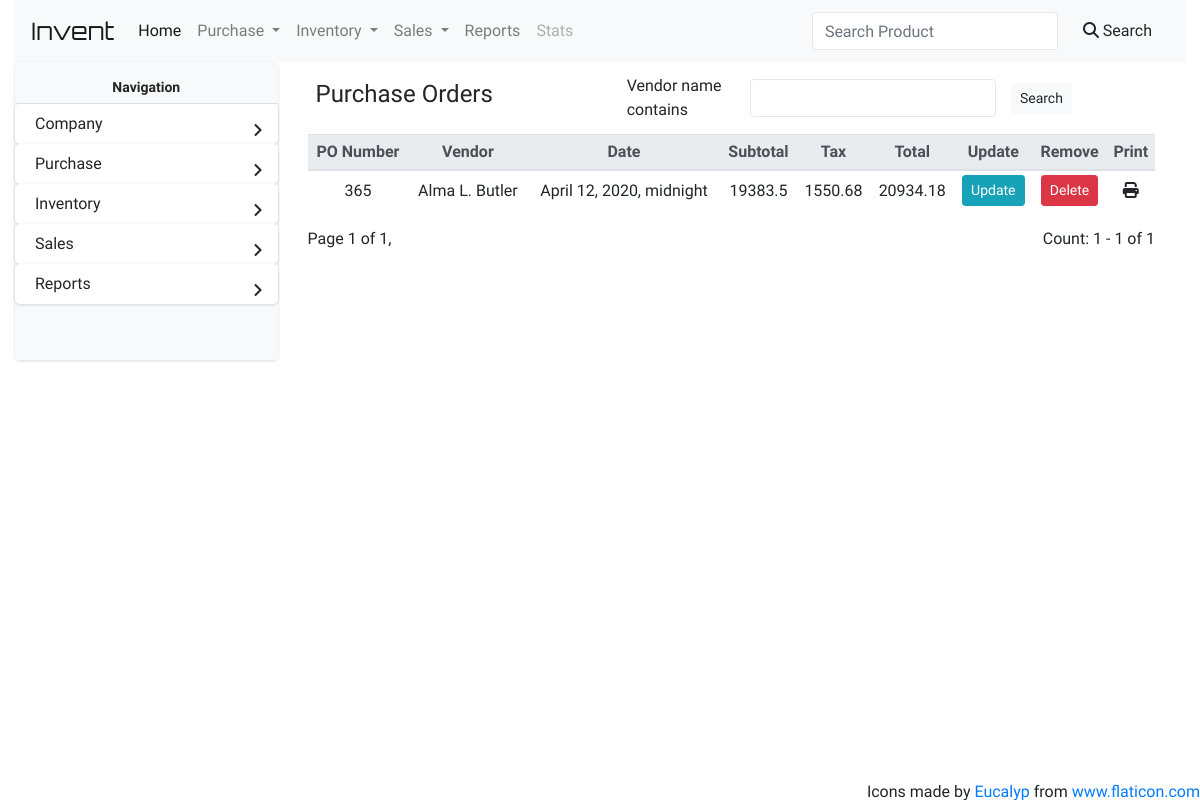
The app's page /purchase_orders/, older data.
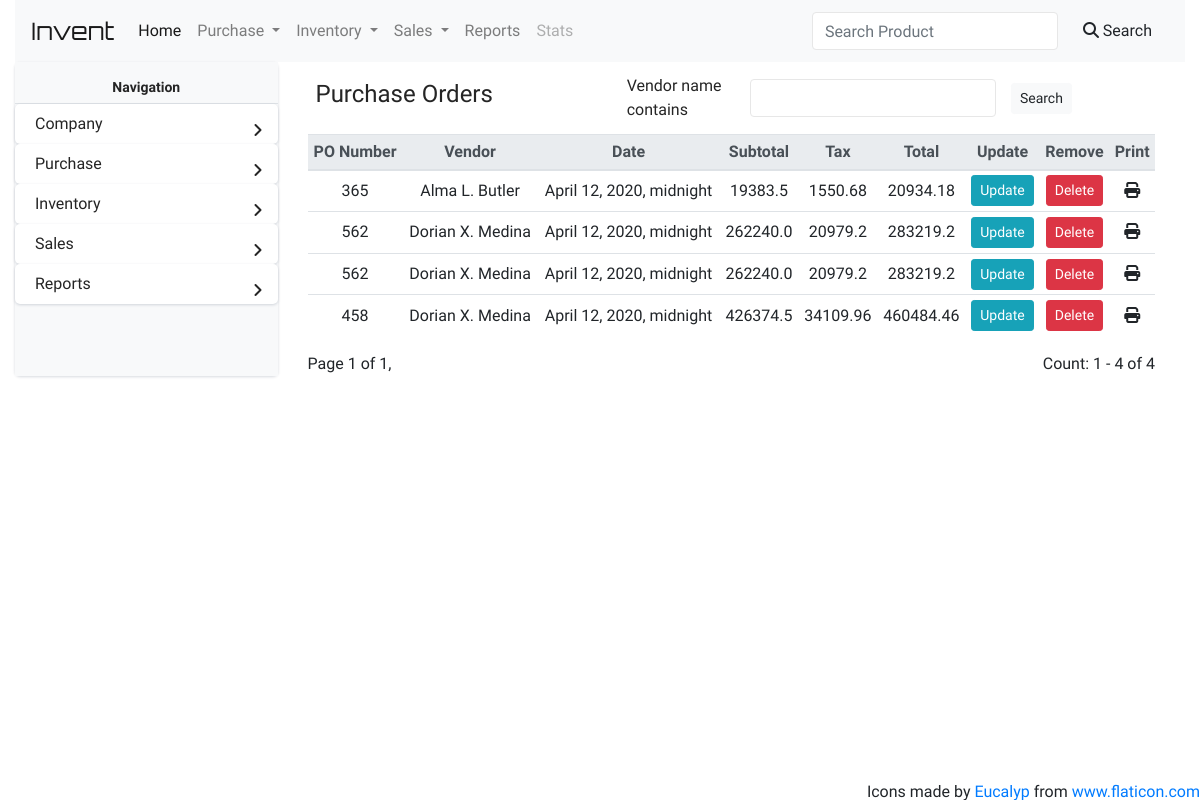
The same page, newer data.
### InvManage/models.py (models this page shows)
class PurchaseOrder(models.Model):
    vendor = models.ForeignKey(Vendor,on_delete=models.CASCADE)
    date = models.DateTimeField(default=timezone.now,null=True, blank=True)
    po = models.IntegerField()
    discount = models.FloatField(default=0,null=True)
    tax = models.FloatField(default=0,null=True)
    paid = models.FloatField(default=0,null=True)
    balance = models.FloatField(default=0,null=True)
    subtotal = models.FloatField(default=0,null=True)
    taxtotal = models.FloatField(default=0,null=True)
    ordertotal = models.FloatField(default=0,null=True)

class Vendor(models.Model):
    name = models.CharField(max_length=100)
    identifier = models.CharField(null=True, blank=True,max_length=100)
    phone = models.CharField(max_length=100, null=True, blank=True)
    address = models.TextField(null=True, blank=True)
    email = models.CharField(null=True, blank=True,max_length=100)
    location = models.CharField(null=True, blank=True,max_length=100)
    def __str__(self):
        return self.name

### InvManage/views.py (the view)
# urls.py: path('purchase_orders/',display_purchase_orders_view, name='purchase_orders'),
def display_purchase_orders_view(request):
	if request.method == 'GET':
		pos = PurchaseOrder.objects.all()
		myFilter = PurchaseOrderFilter(request.GET, queryset=pos)
		pos = myFilter.qs
		number_of_vendors = len(pos)
		paginator = Paginator(pos,15)
		page_number = request.GET.get('page')
		page_obj = paginator.get_page(page_number)
		return render(request, 'purchase_order/purchase_orders.html',{'page_obj':page_obj,'myFilter':myFilter, 'n_prod': number_of_vendors})

### InvManage/templates/purchase_order/purchase_orders.html (shortened to what this page needs)
{% extends 'base.html' %}
{% load template_helpers %}
{% load static %}
{% block title %}
  <div class="m-2">
    <div class="d-flex align-items-center row">
        <div class="col-sm-4">
          <h2 class="mr-auto label-head">Purchase Orders</h2>
        </div>
        <div class="col-sm-8">
          <form class="form-inline" id="poFilterForm" action="" method="GET">
              <div class="col-sm-9">
              {% for field in myFilter.form %}
                <div class="form-group form-row m-1">
                    <div class="col-sm-4">
                        <label>{{ field.label }}</label>
                    </div>
                    <div class="col-sm-8">
                        {{ field }}
                    </div>
                </div>
              </div>
                {% endfor %}
                  <button class="btn btn-sm btn-light" type="submit">Search</button>
          </form>
        </div>
    </div>
  </div>
{% endblock title %}
{% block contents %}
    <table class="table table-sm">
        <thead class="thead-light">
        <tr>
            <th scope="col">PO Number</th>
            <th scope="col">Vendor</th>
            <th scope="col">Date</th>
            <th scope="col">Subtotal</th>
            <th scope="col">Tax</th>
            <th scope="col">Total</th>
            <th scope="col">Update</th>
            <th scope="col">Remove</th>
            <th scope="col">Print</th>
        </tr>
        </thead>
        <tbody>
            {% for po in page_obj %}
            <tr>
                <td class="po_name">{{ po.po }}</td>
                <td>{{ po.vendor }}</td>
                <td>{{ po.date }}</td>
                <td>{{ po.subtotal }}</td>
                <td>{{ po.taxtotal }}</td>
                <td>{{ po.ordertotal }}</td>
                <td><a href="{% url 'update_purchase_order' po.id %}" class="btn btn-sm btn-info">Update</a></td>
                <td><a href="" class="btn btn-sm btn-danger" data-toggle="modal" data-target="#delModal" data-del_url="{% url 'delete_purchase_order' po.id %}" data-vend_name="{{ po.name }}" data-vend_id="{{ po.id }}">Delete</a></td>
                <td><a onclick="printInvoice(this)" data-print_url="{% url 'print_purchase_order' po.id %}" data-po_id="{{ po.id }}" style="font-size: 1em; cursor: pointer;"><i class="fas fa-print"></i></a></td>
            </tr>
            {% endfor %}
        </tbody>
    </table>
    <div class="d-flex">
      <div class="pagination mr-auto">
        <span class="step-links">
          <span class="current">
            Page {{ page_obj.number }} of {{ page_obj.paginator.num_pages }},
          </span>
        </span>
      </div>
      <div>
        Count: {{ page_obj.start_index }} - {{ page_obj.end_index }} of {{ n_prod }}
      </div>
    </div>
{% endblock %}

Row changes from the older to the newer data that the page shows:
added PurchaseOrder: po "562", vendor "Dorian X. Medina", date "April 12, 2020, midnight", subtotal "262240.0", taxtotal "20979.2", ordertotal "283219.2"
added PurchaseOrder: po "562", vendor "Dorian X. Medina", date "April 12, 2020, midnight", subtotal "262240.0", taxtotal "20979.2", ordertotal "283219.2"
added PurchaseOrder: po "458", vendor "Dorian X. Medina", date "April 12, 2020, midnight", subtotal "426374.5", taxtotal "34109.96", ordertotal "460484.46"
Text that changed along with them:
{{ page_obj.end_index }}: "1" → "4"
{{ n_prod }}: "1" → "4"
